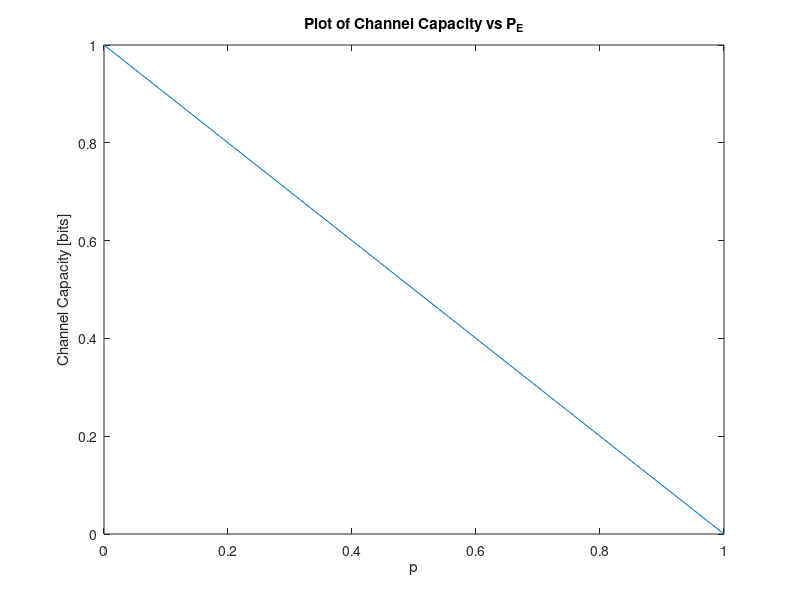

The MATLAB source for this figure: (Note: this script raises an error after producing the figure.)
%% Alexander Faust
%
% ECE 300 - Problem Set 3 - Information Theory
%
% October 8, 2023
clc; clear; close all;
%% Question 4 - Graph Channel Capacity as a Function of p_E
p_E = linspace(0, 1, 100);
C = 1 - p_E;

figure;
plot(p_E, C);
title("Plot of Channel Capacity vs P_{E}");
ylabel("Channel Capacity [bits]");
xlabel("p");

%% Question 5 - Water Filling Algorithm
% List variances to run the algorithm with:
variances = [4 3 0.8 0.1];

% Question 5 - part a)
% Find minimum D s.t. R <= 2
% Trial and error to find lambdas s.t. R is above 2 and R below 2
lamb1 = 0.8;
lamb2 = 1.2;
[D1, R1, ~, ~] = calcDandR(lamb1, variances);
[D2, R2, ~, ~] = calcDandR(lamb2, variances);

% Display straddle points R1 and R2:
disp(R1);
disp(R2);

% Find a value for lambda s.t. R between 1.99 and 2:
% Sweep lambdas in the range between lamb1 and lmb2
lambdas = linspace(lamb1, lamb2, 1000);
best_lambda = [];
R = zeros(1, 1000);
D = zeros(1, 1000);
for i = 1:length(lambdas)
    lambda_iter = lamb1 + (lambdas(i) - lamb1);
    [D(i), R(i), ~, ~] = calcDandR(lambda_iter, variances);
    if R(i) <= 2
        if R(i) > 1.99
            best_lambda = [best_lambda, lambda_iter];
       
        end
    end
    
end

disp(best_lambda);
% Question 5 - part c)
% Create the graph of the R(D) curve between lambda 1 and lambda 2:
plotRD(R, D, lambdas);

% Question 5 - part d)
disp("Interpreting the R(D) graph in part c), as lambda increases from left to" + newline + ...
     "right, the distortion increases while the rate decreases. This makes sense" + newline + ...
     "intuitively for instance with image compression. Better looking images have" + newline + ...
     "less distortion, while increasing the rate they can be transfered due to this.");

% Question 5 - part e)
% Choose the middle element from the "optimal lambdas" computed earlier:
optimal_lambda = best_lambda(round(end/2));
[D_opt, R_opt, D_i, R_i] = calcDandR(optimal_lambda, variances);
disp("D calculated from optimal lambda: " + D_opt);
disp("R calculated from optimal lambda: " + R_opt);
disp("R_i for each vector component: ");
disp(R_i);
disp("D_i for each vector component: ");
disp(D_i);
disp("The third and fourth components of R_i are zeros!");


%% Functions Created
% Create function to change distortion D and rate R based on choice of
% lambda:
function [D, R, Di, Ri] = calcDandR(lambda, var)
    
    % Assign distortion vector D_i based on choice of lambda compared with
    % each variance value:
    Di = zeros(1, length(var));
    Ri = zeros(1, length(var));
    for i = 1 : length(var)
        if var(i) >= lambda
            Di(i) = lambda;
        else
            Di(i) = var(i);
        end
        Ri(i) = 1/2*log2(var(i) / Di(i));
    end
    % Compute D from the D_i vector:
    D = sum(Di);
    % Compute R & R_i:
    R = sum(Ri);

end

function plotRD(R, D, lambdas)
    figure;
    hold on;
    plot(D, R);
    title("Plot of R(D) Curve and With Lambda between \lambda_{1} = " + lambdas(1) + " & \lambda_{2} = " + lambdas(end));
    ylabel("R - Rate [bits]");
    xlabel("D - Distortion (mean-square)");
    plot([D(1), D(end)], [R(1), R(end)]);
    % Superimpose plot of increasing lambda:
    
    legend("R(D) curve", "Line Segment (D(\lambda_{1}), R(\lambda_{1})) -> (D(\lambda_{2}), R(\lambda_{2}))");
    hold off;
end
